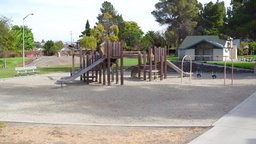
#> input picture Assignment 2/Epipolar Geometry/Resources/im_family_00084_left.jpg, 256 x 144 px, shrunk from 960 x 540 before the run
$ python main.py
#> lines starting #> are read from the running program, lines starting #| are printed output that depends on the picture; after the words box and inside, x2 and y2 are one past the last pixel; in counts of white or black regions, pixels touching at a corner belong together
import cv2
import numpy as np
from numpy import random


img1 = cv2.imread("Resources/im_family_00084_left.jpg")
#> img1 is the input picture: shape (144, 256, 3); mean B, G, R 141.5, 151.9, 154.7
img2 = cv2.imread("Resources/im_family_00100_right.jpg")
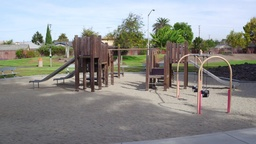
#> input picture Assignment 2/Epipolar Geometry/Resources/im_family_00100_right.jpg, 256 x 144 px, shrunk from 960 x 540 before the run
#> img2 is the input picture: shape (144, 256, 3); mean B, G, R 139.4, 142, 141.3

newIm = np.vstack((img1, img2))
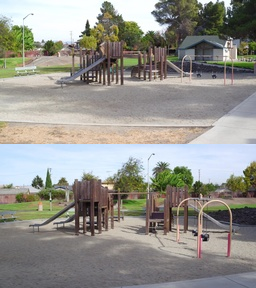
#> newIm: shape (288, 256, 3); mean B, G, R 140.5, 146.9, 148
cv2.imshow("name", newIm)
cv2.waitKey(0)
''' finding key points and their descriptors '''
sift = cv2.SIFT_create()
kp1, desc1 = sift.detectAndCompute(img1, None)
#> kp1 = 269 keypoints; strongest (x, y, size): (87, 25, 3), (90, 75, 1.9), (50, 48, 10.4), (226, 45, 1.8)
kp2, desc2 = sift.detectAndCompute(img2, None)
#> kp2 = 287 keypoints; strongest (x, y, size): (81, 75, 2.9), (205, 94, 4.2), (37, 38, 6.4), (196, 90, 2.4)


''' finding the distance MXN matrix between each descriptors pair'''
rows = len(desc1)
#> rows = 269
cols = len(desc2)
#> cols = 287
distanceOfDescriptors = np.zeros((rows, cols))

for i in range(rows):
    for j in range(cols):
        distanceOfDescriptors[i][j] = cv2.norm(desc1[i] - desc2[j], cv2.NORM_L2)
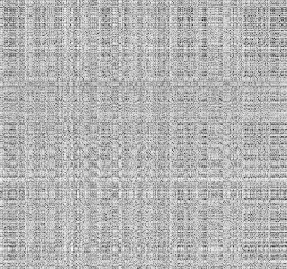
#> distanceOfDescriptors: shape (269, 287) float64; min 147.7, max 685.7, mean 528.2; drawn with min black and max white


''' Matching the key points  based over the distances matrix '''
bestMatch = np.inf
secondBestMatch = np.inf
matches = []
tempIndex = None
indexes = []
count = 0
for i in range(rows):
    bestMatch = np.inf
    secondBestMatch = np.inf
    for j in range(cols):
        if distanceOfDescriptors[i][j] < bestMatch:
            bestMatch = distanceOfDescriptors[i][j]
            tempIndex = j

    for k in range(cols):
        if k == tempIndex:
            continue
        elif distanceOfDescriptors[i][k] < secondBestMatch:
            secondBestMatch = distanceOfDescriptors[i][k]

    if bestMatch < 0.8 * secondBestMatch:
        temp2 = (kp1[i], kp2[tempIndex])
        matches.append(temp2)

    else:
        continue
#> this loop made 269 passes
#> temp2 on passes 12, 16, 21, 22, 40, 130, 132, 154, 208, 215, 228: 2 keypoints; (x, y, size): (177, 26, 4.5), (16, 28, 3.7), 2 keypoints; (x, y, size): (25, 68, 3.7), (243, 117, 1.8), 2 keypoints; (x, y, size): (189, 28, 3.3), (28, 31, 4.4), 2 keypoints; (x, y, size): (243, 117, 1.8), (28, 104, 4.1), 2 keypoints; (x, y, size): (40, 36, 10), (220, 40, 2.1), 2 keypoints; (x, y, size): (126, 18, 5.1), (239, 28, 7.3), 2 keypoints; (x, y, size): (84, 76, 1.9), (128, 79, 2.4), 2 keypoints; (x, y, size): (172, 23, 4.2), (154, 9, 2.6), 2 keypoints; (x, y, size): (193, 50, 2.5), (233, 98, 3), 2 keypoints; (x, y, size): (217, 78, 2.5), (197, 123, 5.1), 2 keypoints; (x, y, size): (211, 3, 1.9), (76, 36, 1.9)
#> after the loop, matches = 13 items; tempIndex = 137

shapeImg1 = np.shape(img1)
#> shapeImg1 = (144, 256, 3)
newRowOffset = shapeImg1[0]
#> newRowOffset = 144
newColsOffset = shapeImg1[1]
#> newColsOffset = 256
c = 0
for match in matches:
    c += 1
    if (c % 10) == 0:
        x1 = round(match[0].pt[0])
        y1 = round(match[0].pt[1])
        x2 = round(match[1].pt[0])
        y2 = round(match[1].pt[1])
        x2 += newColsOffset
        r = random.randint(0, 255)
        g = random.randint(0, 255)
        b = random.randint(0, 255)
        count += 1
        cv2.line(newIm, (x1, y1), (x2, y2), (0, 0, 255), 1)
        cv2.circle(newIm, (x1, y1), 4, (255, 0, 0), 1)
        cv2.circle(newIm, (x2, y2), 4, (255, 0, 0), 1)
#> this loop made 13 passes
#> (match, x1, y1, x2, y2, r, g, b) on pass 10: (2 keypoints; (x, y, size): (217, 78, 2.5), (197, 123, 5.1), 197, 123, 473, 78, 172, 47, 117)
#> newIm: shape (288, 256, 3); 0.11% of pixels changed, all inside (x1, y1, x2, y2) = (193, 113, 256, 128)
#> after the loop, c = 13; count = 1
print("number of matches: " + str(c))
#| number of matches: 13

cv2.imshow("name", newIm)
cv2.waitKey(0)
